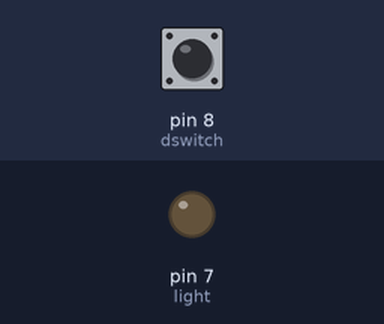
A sketch run on a simulated Arduino Uno, built with avr-gcc and run on an emulated ATmega328P. Shown: output pins drawn as LEDs (lit = HIGH). The test bench sets the inputs (shaded band); at power-on: pin 8 (dswitch) LOW.

Above: at 1.2 s.
1.3 s: pin 8 (dswitch) pulled HIGH for 0.15 s
At 1.37 s:
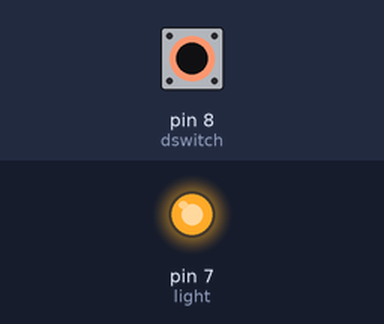
2.9 s: pin 8 (dswitch) pulled HIGH for 3.2 s
At 6.6 s:
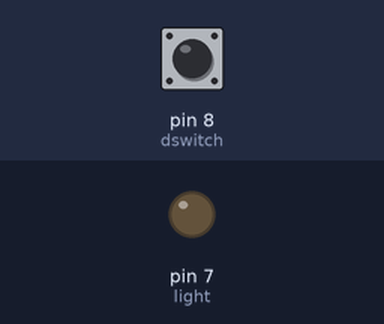
Timing chart, 0 to 8.1 s (numbered marks = the images above; inputs shaded):
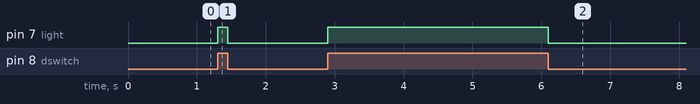

The sketch:

holiday9.ino
```cpp
const int light = 7;
const int dswitch = 8;
int state = 0;
void setup() {
  Serial.begin(9600);
  pinMode(light,OUTPUT);
  pinMode(dswitch,INPUT);


}

void loop() {
  state = digitalRead(dswitch);
  if(state==HIGH)
  {
    digitalWrite(light,HIGH);

  }
  else
  {
    digitalWrite(light,LOW);
  }


}
```

Measured:
- after the input at 1.3 s, pin 7 (light): LOW → HIGH at once, → LOW 0.15 s later
- after the input at 2.9 s, pin 7 (light): LOW → HIGH at once, → LOW 3.2 s later
